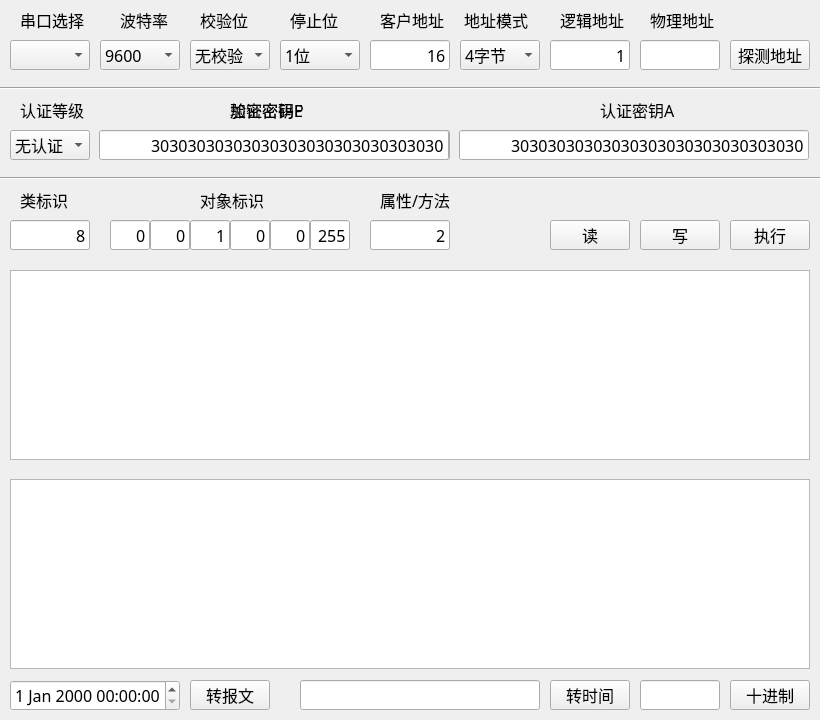
<?xml version="1.0" encoding="UTF-8"?>
<ui version="4.0">
 <class>Prober</class>
 <widget class="QMainWindow" name="Prober">
  <property name="geometry">
   <rect>
    <x>0</x>
    <y>0</y>
    <width>820</width>
    <height>720</height>
   </rect>
  </property>
  <property name="sizePolicy">
   <sizepolicy hsizetype="Fixed" vsizetype="Fixed">
    <horstretch>0</horstretch>
    <verstretch>0</verstretch>
   </sizepolicy>
  </property>
  <property name="minimumSize">
   <size>
    <width>820</width>
    <height>720</height>
   </size>
  </property>
  <property name="maximumSize">
   <size>
    <width>820</width>
    <height>720</height>
   </size>
  </property>
  <property name="font">
   <font>
    <family>等线</family>
    <pointsize>12</pointsize>
   </font>
  </property>
  <property name="windowTitle">
   <string>DLMS Prober</string>
  </property>
  <property name="windowIcon">
   <iconset>
    <normaloff>Paint.ico</normaloff>Paint.ico</iconset>
  </property>
  <widget class="QWidget" name="centralWidget">
   <widget class="QLineEdit" name="AddressLogic">
    <property name="geometry">
     <rect>
      <x>550</x>
      <y>40</y>
      <width>80</width>
      <height>30</height>
     </rect>
    </property>
    <property name="sizePolicy">
     <sizepolicy hsizetype="Fixed" vsizetype="Fixed">
      <horstretch>0</horstretch>
      <verstretch>0</verstretch>
     </sizepolicy>
    </property>
    <property name="minimumSize">
     <size>
      <width>80</width>
      <height>30</height>
     </size>
    </property>
    <property name="maximumSize">
     <size>
      <width>80</width>
      <height>30</height>
     </size>
    </property>
    <property name="font">
     <font>
      <family>等线</family>
      <pointsize>12</pointsize>
     </font>
    </property>
    <property name="contextMenuPolicy">
     <enum>Qt::NoContextMenu</enum>
    </property>
    <property name="inputMethodHints">
     <set>Qt::ImhNone</set>
    </property>
    <property name="text">
     <string>1</string>
    </property>
    <property name="maxLength">
     <number>5</number>
    </property>
    <property name="echoMode">
     <enum>QLineEdit::Normal</enum>
    </property>
    <property name="alignment">
     <set>Qt::AlignRight|Qt::AlignTrailing|Qt::AlignVCenter</set>
    </property>
   </widget>
   <widget class="QComboBox" name="SerialNo">
    <property name="geometry">
     <rect>
      <x>10</x>
      <y>40</y>
      <width>80</width>
      <height>30</height>
     </rect>
    </property>
    <property name="currentIndex">
     <number>-1</number>
    </property>
   </widget>
   <widget class="QLabel" name="label_1">
    <property name="geometry">
     <rect>
      <x>560</x>
      <y>10</y>
      <width>70</width>
      <height>20</height>
     </rect>
    </property>
    <property name="frameShadow">
     <enum>QFrame::Plain</enum>
    </property>
    <property name="text">
     <string>逻辑地址</string>
    </property>
   </widget>
   <widget class="QLabel" name="label_2">
    <property name="geometry">
     <rect>
      <x>650</x>
      <y>10</y>
      <width>70</width>
      <height>20</height>
     </rect>
    </property>
    <property name="text">
     <string>物理地址</string>
    </property>
   </widget>
   <widget class="QComboBox" name="Baudrate">
    <property name="geometry">
     <rect>
      <x>100</x>
      <y>40</y>
      <width>80</width>
      <height>30</height>
     </rect>
    </property>
    <property name="currentIndex">
     <number>3</number>
    </property>
    <item>
     <property name="text">
      <string>1200</string>
     </property>
    </item>
    <item>
     <property name="text">
      <string>2400</string>
     </property>
    </item>
    <item>
     <property name="text">
      <string>4800</string>
     </property>
    </item>
    <item>
     <property name="text">
      <string>9600</string>
     </property>
    </item>
    <item>
     <property name="text">
      <string>19200</string>
     </property>
    </item>
    <item>
     <property name="text">
      <string>38400</string>
     </property>
    </item>
    <item>
     <property name="text">
      <string>57600</string>
     </property>
    </item>
    <item>
     <property name="text">
      <string>115200</string>
     </property>
    </item>
   </widget>
   <widget class="QComboBox" name="CheckBit">
    <property name="geometry">
     <rect>
      <x>190</x>
      <y>40</y>
      <width>80</width>
      <height>30</height>
     </rect>
    </property>
    <property name="currentIndex">
     <number>0</number>
    </property>
    <item>
     <property name="text">
      <string>无校验</string>
     </property>
    </item>
    <item>
     <property name="text">
      <string>奇校验</string>
     </property>
    </item>
    <item>
     <property name="text">
      <string>偶校验</string>
     </property>
    </item>
   </widget>
   <widget class="QComboBox" name="StopBit">
    <property name="geometry">
     <rect>
      <x>280</x>
      <y>40</y>
      <width>80</width>
      <height>30</height>
     </rect>
    </property>
    <property name="currentIndex">
     <number>0</number>
    </property>
    <item>
     <property name="text">
      <string>1位</string>
     </property>
    </item>
    <item>
     <property name="text">
      <string>1位半</string>
     </property>
    </item>
    <item>
     <property name="text">
      <string>2位</string>
     </property>
    </item>
   </widget>
   <widget class="QLineEdit" name="Password">
    <property name="geometry">
     <rect>
      <x>100</x>
      <y>130</y>
      <width>350</width>
      <height>30</height>
     </rect>
    </property>
    <property name="sizePolicy">
     <sizepolicy hsizetype="Fixed" vsizetype="Fixed">
      <horstretch>0</horstretch>
      <verstretch>0</verstretch>
     </sizepolicy>
    </property>
    <property name="minimumSize">
     <size>
      <width>350</width>
      <height>30</height>
     </size>
    </property>
    <property name="maximumSize">
     <size>
      <width>350</width>
      <height>30</height>
     </size>
    </property>
    <property name="font">
     <font>
      <family>等线</family>
      <pointsize>12</pointsize>
     </font>
    </property>
    <property name="contextMenuPolicy">
     <enum>Qt::NoContextMenu</enum>
    </property>
    <property name="inputMethodHints">
     <set>Qt::ImhNone</set>
    </property>
    <property name="text">
     <string>3030303030303030</string>
    </property>
    <property name="maxLength">
     <number>32</number>
    </property>
    <property name="alignment">
     <set>Qt::AlignRight|Qt::AlignTrailing|Qt::AlignVCenter</set>
    </property>
   </widget>
   <widget class="QLineEdit" name="AddressReal">
    <property name="geometry">
     <rect>
      <x>640</x>
      <y>40</y>
      <width>80</width>
      <height>30</height>
     </rect>
    </property>
    <property name="sizePolicy">
     <sizepolicy hsizetype="Fixed" vsizetype="Fixed">
      <horstretch>0</horstretch>
      <verstretch>0</verstretch>
     </sizepolicy>
    </property>
    <property name="minimumSize">
     <size>
      <width>80</width>
      <height>30</height>
     </size>
    </property>
    <property name="maximumSize">
     <size>
      <width>80</width>
      <height>30</height>
     </size>
    </property>
    <property name="font">
     <font>
      <family>等线</family>
      <pointsize>12</pointsize>
     </font>
    </property>
    <property name="contextMenuPolicy">
     <enum>Qt::NoContextMenu</enum>
    </property>
    <property name="inputMethodHints">
     <set>Qt::ImhNone</set>
    </property>
    <property name="text">
     <string/>
    </property>
    <property name="maxLength">
     <number>5</number>
    </property>
    <property name="alignment">
     <set>Qt::AlignRight|Qt::AlignTrailing|Qt::AlignVCenter</set>
    </property>
   </widget>
   <widget class="QLineEdit" name="EncryptKey">
    <property name="geometry">
     <rect>
      <x>99</x>
      <y>130</y>
      <width>350</width>
      <height>30</height>
     </rect>
    </property>
    <property name="sizePolicy">
     <sizepolicy hsizetype="Fixed" vsizetype="Fixed">
      <horstretch>0</horstretch>
      <verstretch>0</verstretch>
     </sizepolicy>
    </property>
    <property name="minimumSize">
     <size>
      <width>350</width>
      <height>30</height>
     </size>
    </property>
    <property name="maximumSize">
     <size>
      <width>350</width>
      <height>30</height>
     </size>
    </property>
    <property name="font">
     <font>
      <family>等线</family>
      <pointsize>12</pointsize>
     </font>
    </property>
    <property name="contextMenuPolicy">
     <enum>Qt::NoContextMenu</enum>
    </property>
    <property name="inputMethodHints">
     <set>Qt::ImhNone</set>
    </property>
    <property name="text">
     <string>30303030303030303030303030303030</string>
    </property>
    <property name="maxLength">
     <number>32</number>
    </property>
    <property name="alignment">
     <set>Qt::AlignRight|Qt::AlignTrailing|Qt::AlignVCenter</set>
    </property>
   </widget>
   <widget class="QLabel" name="label_7">
    <property name="geometry">
     <rect>
      <x>230</x>
      <y>100</y>
      <width>80</width>
      <height>20</height>
     </rect>
    </property>
    <property name="frameShadow">
     <enum>QFrame::Plain</enum>
    </property>
    <property name="text">
     <string>加密密钥E</string>
    </property>
   </widget>
   <widget class="QLabel" name="label_8">
    <property name="geometry">
     <rect>
      <x>600</x>
      <y>100</y>
      <width>80</width>
      <height>20</height>
     </rect>
    </property>
    <property name="frameShadow">
     <enum>QFrame::Plain</enum>
    </property>
    <property name="text">
     <string>认证密钥A</string>
    </property>
   </widget>
   <widget class="QComboBox" name="Level">
    <property name="geometry">
     <rect>
      <x>10</x>
      <y>130</y>
      <width>80</width>
      <height>30</height>
     </rect>
    </property>
    <property name="currentIndex">
     <number>0</number>
    </property>
    <item>
     <property name="text">
      <string>无认证</string>
     </property>
    </item>
    <item>
     <property name="text">
      <string>低等级</string>
     </property>
    </item>
    <item>
     <property name="text">
      <string>高等级</string>
     </property>
    </item>
   </widget>
   <widget class="QLineEdit" name="AuthKey">
    <property name="geometry">
     <rect>
      <x>459</x>
      <y>130</y>
      <width>350</width>
      <height>30</height>
     </rect>
    </property>
    <property name="sizePolicy">
     <sizepolicy hsizetype="Fixed" vsizetype="Fixed">
      <horstretch>0</horstretch>
      <verstretch>0</verstretch>
     </sizepolicy>
    </property>
    <property name="minimumSize">
     <size>
      <width>350</width>
      <height>30</height>
     </size>
    </property>
    <property name="maximumSize">
     <size>
      <width>350</width>
      <height>30</height>
     </size>
    </property>
    <property name="font">
     <font>
      <family>等线</family>
      <pointsize>12</pointsize>
     </font>
    </property>
    <property name="contextMenuPolicy">
     <enum>Qt::NoContextMenu</enum>
    </property>
    <property name="inputMethodHints">
     <set>Qt::ImhNone</set>
    </property>
    <property name="text">
     <string>30303030303030303030303030303030</string>
    </property>
    <property name="maxLength">
     <number>32</number>
    </property>
    <property name="alignment">
     <set>Qt::AlignRight|Qt::AlignTrailing|Qt::AlignVCenter</set>
    </property>
   </widget>
   <widget class="QLabel" name="label_9">
    <property name="geometry">
     <rect>
      <x>230</x>
      <y>100</y>
      <width>80</width>
      <height>20</height>
     </rect>
    </property>
    <property name="frameShadow">
     <enum>QFrame::Plain</enum>
    </property>
    <property name="text">
     <string>验证密码P</string>
    </property>
   </widget>
   <widget class="QPushButton" name="ButtonGetAddress">
    <property name="geometry">
     <rect>
      <x>730</x>
      <y>40</y>
      <width>80</width>
      <height>30</height>
     </rect>
    </property>
    <property name="minimumSize">
     <size>
      <width>80</width>
      <height>30</height>
     </size>
    </property>
    <property name="maximumSize">
     <size>
      <width>80</width>
      <height>30</height>
     </size>
    </property>
    <property name="text">
     <string>探测地址</string>
    </property>
   </widget>
   <widget class="QLineEdit" name="ClassID">
    <property name="geometry">
     <rect>
      <x>10</x>
      <y>220</y>
      <width>80</width>
      <height>30</height>
     </rect>
    </property>
    <property name="sizePolicy">
     <sizepolicy hsizetype="Fixed" vsizetype="Fixed">
      <horstretch>0</horstretch>
      <verstretch>0</verstretch>
     </sizepolicy>
    </property>
    <property name="minimumSize">
     <size>
      <width>80</width>
      <height>30</height>
     </size>
    </property>
    <property name="maximumSize">
     <size>
      <width>80</width>
      <height>30</height>
     </size>
    </property>
    <property name="font">
     <font>
      <family>等线</family>
      <pointsize>12</pointsize>
     </font>
    </property>
    <property name="contextMenuPolicy">
     <enum>Qt::NoContextMenu</enum>
    </property>
    <property name="inputMethodHints">
     <set>Qt::ImhNone</set>
    </property>
    <property name="text">
     <string>8</string>
    </property>
    <property name="maxLength">
     <number>5</number>
    </property>
    <property name="alignment">
     <set>Qt::AlignRight|Qt::AlignTrailing|Qt::AlignVCenter</set>
    </property>
   </widget>
   <widget class="QPlainTextEdit" name="Plain">
    <property name="geometry">
     <rect>
      <x>10</x>
      <y>270</y>
      <width>800</width>
      <height>190</height>
     </rect>
    </property>
    <property name="contextMenuPolicy">
     <enum>Qt::NoContextMenu</enum>
    </property>
    <property name="plainText">
     <string/>
    </property>
   </widget>
   <widget class="QPlainTextEdit" name="LOG">
    <property name="geometry">
     <rect>
      <x>10</x>
      <y>479</y>
      <width>800</width>
      <height>190</height>
     </rect>
    </property>
    <property name="contextMenuPolicy">
     <enum>Qt::NoContextMenu</enum>
    </property>
    <property name="plainText">
     <string/>
    </property>
   </widget>
   <widget class="QLabel" name="label_3">
    <property name="geometry">
     <rect>
      <x>20</x>
      <y>10</y>
      <width>70</width>
      <height>20</height>
     </rect>
    </property>
    <property name="frameShadow">
     <enum>QFrame::Plain</enum>
    </property>
    <property name="text">
     <string>串口选择</string>
    </property>
   </widget>
   <widget class="QLabel" name="label_4">
    <property name="geometry">
     <rect>
      <x>120</x>
      <y>10</y>
      <width>50</width>
      <height>20</height>
     </rect>
    </property>
    <property name="frameShadow">
     <enum>QFrame::Plain</enum>
    </property>
    <property name="text">
     <string>波特率</string>
    </property>
   </widget>
   <widget class="QLabel" name="label_5">
    <property name="geometry">
     <rect>
      <x>200</x>
      <y>10</y>
      <width>50</width>
      <height>20</height>
     </rect>
    </property>
    <property name="frameShadow">
     <enum>QFrame::Plain</enum>
    </property>
    <property name="text">
     <string>校验位</string>
    </property>
   </widget>
   <widget class="QLabel" name="label_10">
    <property name="geometry">
     <rect>
      <x>290</x>
      <y>10</y>
      <width>50</width>
      <height>20</height>
     </rect>
    </property>
    <property name="frameShadow">
     <enum>QFrame::Plain</enum>
    </property>
    <property name="text">
     <string>停止位</string>
    </property>
   </widget>
   <widget class="QLabel" name="label_11">
    <property name="geometry">
     <rect>
      <x>20</x>
      <y>100</y>
      <width>70</width>
      <height>20</height>
     </rect>
    </property>
    <property name="frameShadow">
     <enum>QFrame::Plain</enum>
    </property>
    <property name="text">
     <string>认证等级</string>
    </property>
   </widget>
   <widget class="QPushButton" name="ButtonRead">
    <property name="geometry">
     <rect>
      <x>550</x>
      <y>220</y>
      <width>80</width>
      <height>30</height>
     </rect>
    </property>
    <property name="minimumSize">
     <size>
      <width>80</width>
      <height>30</height>
     </size>
    </property>
    <property name="maximumSize">
     <size>
      <width>80</width>
      <height>30</height>
     </size>
    </property>
    <property name="text">
     <string>读</string>
    </property>
   </widget>
   <widget class="QPushButton" name="ButtonWrite">
    <property name="geometry">
     <rect>
      <x>640</x>
      <y>220</y>
      <width>80</width>
      <height>30</height>
     </rect>
    </property>
    <property name="minimumSize">
     <size>
      <width>80</width>
      <height>30</height>
     </size>
    </property>
    <property name="maximumSize">
     <size>
      <width>80</width>
      <height>30</height>
     </size>
    </property>
    <property name="text">
     <string>写</string>
    </property>
   </widget>
   <widget class="QPushButton" name="ButtonExecute">
    <property name="geometry">
     <rect>
      <x>730</x>
      <y>220</y>
      <width>80</width>
      <height>30</height>
     </rect>
    </property>
    <property name="minimumSize">
     <size>
      <width>80</width>
      <height>30</height>
     </size>
    </property>
    <property name="maximumSize">
     <size>
      <width>80</width>
      <height>30</height>
     </size>
    </property>
    <property name="text">
     <string>执行</string>
    </property>
   </widget>
   <widget class="QLabel" name="label_12">
    <property name="geometry">
     <rect>
      <x>20</x>
      <y>190</y>
      <width>50</width>
      <height>20</height>
     </rect>
    </property>
    <property name="frameShadow">
     <enum>QFrame::Plain</enum>
    </property>
    <property name="text">
     <string>类标识</string>
    </property>
   </widget>
   <widget class="QLabel" name="label_13">
    <property name="geometry">
     <rect>
      <x>200</x>
      <y>190</y>
      <width>70</width>
      <height>20</height>
     </rect>
    </property>
    <property name="frameShadow">
     <enum>QFrame::Plain</enum>
    </property>
    <property name="text">
     <string>对象标识</string>
    </property>
   </widget>
   <widget class="QDateTimeEdit" name="Time">
    <property name="geometry">
     <rect>
      <x>10</x>
      <y>680</y>
      <width>170</width>
      <height>31</height>
     </rect>
    </property>
    <property name="contextMenuPolicy">
     <enum>Qt::NoContextMenu</enum>
    </property>
   </widget>
   <widget class="QLineEdit" name="Text">
    <property name="geometry">
     <rect>
      <x>300</x>
      <y>680</y>
      <width>240</width>
      <height>30</height>
     </rect>
    </property>
    <property name="sizePolicy">
     <sizepolicy hsizetype="Fixed" vsizetype="Fixed">
      <horstretch>0</horstretch>
      <verstretch>0</verstretch>
     </sizepolicy>
    </property>
    <property name="minimumSize">
     <size>
      <width>240</width>
      <height>30</height>
     </size>
    </property>
    <property name="maximumSize">
     <size>
      <width>240</width>
      <height>30</height>
     </size>
    </property>
    <property name="font">
     <font>
      <family>等线</family>
      <pointsize>12</pointsize>
     </font>
    </property>
    <property name="contextMenuPolicy">
     <enum>Qt::PreventContextMenu</enum>
    </property>
    <property name="inputMethodHints">
     <set>Qt::ImhNone</set>
    </property>
    <property name="text">
     <string/>
    </property>
    <property name="maxLength">
     <number>32</number>
    </property>
    <property name="alignment">
     <set>Qt::AlignRight|Qt::AlignTrailing|Qt::AlignVCenter</set>
    </property>
   </widget>
   <widget class="QPushButton" name="Button2Text">
    <property name="geometry">
     <rect>
      <x>190</x>
      <y>680</y>
      <width>80</width>
      <height>30</height>
     </rect>
    </property>
    <property name="minimumSize">
     <size>
      <width>80</width>
      <height>30</height>
     </size>
    </property>
    <property name="maximumSize">
     <size>
      <width>80</width>
      <height>30</height>
     </size>
    </property>
    <property name="text">
     <string>转报文</string>
    </property>
   </widget>
   <widget class="QPushButton" name="Button2Time">
    <property name="geometry">
     <rect>
      <x>550</x>
      <y>680</y>
      <width>80</width>
      <height>30</height>
     </rect>
    </property>
    <property name="minimumSize">
     <size>
      <width>80</width>
      <height>30</height>
     </size>
    </property>
    <property name="maximumSize">
     <size>
      <width>80</width>
      <height>30</height>
     </size>
    </property>
    <property name="text">
     <string>转时间</string>
    </property>
   </widget>
   <widget class="QLineEdit" name="HexDec">
    <property name="geometry">
     <rect>
      <x>640</x>
      <y>680</y>
      <width>80</width>
      <height>30</height>
     </rect>
    </property>
    <property name="sizePolicy">
     <sizepolicy hsizetype="Fixed" vsizetype="Fixed">
      <horstretch>0</horstretch>
      <verstretch>0</verstretch>
     </sizepolicy>
    </property>
    <property name="minimumSize">
     <size>
      <width>80</width>
      <height>30</height>
     </size>
    </property>
    <property name="maximumSize">
     <size>
      <width>80</width>
      <height>30</height>
     </size>
    </property>
    <property name="font">
     <font>
      <family>等线</family>
      <pointsize>12</pointsize>
     </font>
    </property>
    <property name="contextMenuPolicy">
     <enum>Qt::NoContextMenu</enum>
    </property>
    <property name="inputMethodHints">
     <set>Qt::ImhNone</set>
    </property>
    <property name="text">
     <string/>
    </property>
    <property name="maxLength">
     <number>5</number>
    </property>
    <property name="echoMode">
     <enum>QLineEdit::Normal</enum>
    </property>
    <property name="alignment">
     <set>Qt::AlignRight|Qt::AlignTrailing|Qt::AlignVCenter</set>
    </property>
   </widget>
   <widget class="QPushButton" name="ButtonHexDec">
    <property name="geometry">
     <rect>
      <x>730</x>
      <y>680</y>
      <width>80</width>
      <height>30</height>
     </rect>
    </property>
    <property name="minimumSize">
     <size>
      <width>80</width>
      <height>30</height>
     </size>
    </property>
    <property name="maximumSize">
     <size>
      <width>80</width>
      <height>30</height>
     </size>
    </property>
    <property name="text">
     <string>十进制</string>
    </property>
   </widget>
   <widget class="Line" name="line_1">
    <property name="geometry">
     <rect>
      <x>0</x>
      <y>80</y>
      <width>821</width>
      <height>16</height>
     </rect>
    </property>
    <property name="orientation">
     <enum>Qt::Horizontal</enum>
    </property>
   </widget>
   <widget class="Line" name="line_2">
    <property name="geometry">
     <rect>
      <x>0</x>
      <y>170</y>
      <width>821</width>
      <height>16</height>
     </rect>
    </property>
    <property name="orientation">
     <enum>Qt::Horizontal</enum>
    </property>
   </widget>
   <widget class="QLineEdit" name="Attribute">
    <property name="geometry">
     <rect>
      <x>370</x>
      <y>220</y>
      <width>80</width>
      <height>30</height>
     </rect>
    </property>
    <property name="sizePolicy">
     <sizepolicy hsizetype="Fixed" vsizetype="Fixed">
      <horstretch>0</horstretch>
      <verstretch>0</verstretch>
     </sizepolicy>
    </property>
    <property name="minimumSize">
     <size>
      <width>80</width>
      <height>30</height>
     </size>
    </property>
    <property name="maximumSize">
     <size>
      <width>80</width>
      <height>30</height>
     </size>
    </property>
    <property name="font">
     <font>
      <family>等线</family>
      <pointsize>12</pointsize>
     </font>
    </property>
    <property name="contextMenuPolicy">
     <enum>Qt::NoContextMenu</enum>
    </property>
    <property name="inputMethodHints">
     <set>Qt::ImhNone</set>
    </property>
    <property name="text">
     <string>2</string>
    </property>
    <property name="maxLength">
     <number>5</number>
    </property>
    <property name="alignment">
     <set>Qt::AlignRight|Qt::AlignTrailing|Qt::AlignVCenter</set>
    </property>
   </widget>
   <widget class="QLineEdit" name="OBIS5">
    <property name="geometry">
     <rect>
      <x>270</x>
      <y>220</y>
      <width>40</width>
      <height>30</height>
     </rect>
    </property>
    <property name="sizePolicy">
     <sizepolicy hsizetype="Fixed" vsizetype="Fixed">
      <horstretch>0</horstretch>
      <verstretch>0</verstretch>
     </sizepolicy>
    </property>
    <property name="minimumSize">
     <size>
      <width>0</width>
      <height>30</height>
     </size>
    </property>
    <property name="maximumSize">
     <size>
      <width>80</width>
      <height>30</height>
     </size>
    </property>
    <property name="font">
     <font>
      <family>等线</family>
      <pointsize>12</pointsize>
     </font>
    </property>
    <property name="contextMenuPolicy">
     <enum>Qt::NoContextMenu</enum>
    </property>
    <property name="inputMethodHints">
     <set>Qt::ImhNone</set>
    </property>
    <property name="text">
     <string>0</string>
    </property>
    <property name="maxLength">
     <number>3</number>
    </property>
    <property name="alignment">
     <set>Qt::AlignRight|Qt::AlignTrailing|Qt::AlignVCenter</set>
    </property>
   </widget>
   <widget class="QLabel" name="label_15">
    <property name="geometry">
     <rect>
      <x>380</x>
      <y>190</y>
      <width>70</width>
      <height>20</height>
     </rect>
    </property>
    <property name="frameShadow">
     <enum>QFrame::Plain</enum>
    </property>
    <property name="text">
     <string>属性/方法</string>
    </property>
   </widget>
   <widget class="QLineEdit" name="OBIS4">
    <property name="geometry">
     <rect>
      <x>230</x>
      <y>220</y>
      <width>40</width>
      <height>30</height>
     </rect>
    </property>
    <property name="sizePolicy">
     <sizepolicy hsizetype="Fixed" vsizetype="Fixed">
      <horstretch>0</horstretch>
      <verstretch>0</verstretch>
     </sizepolicy>
    </property>
    <property name="minimumSize">
     <size>
      <width>0</width>
      <height>30</height>
     </size>
    </property>
    <property name="maximumSize">
     <size>
      <width>80</width>
      <height>30</height>
     </size>
    </property>
    <property name="font">
     <font>
      <family>等线</family>
      <pointsize>12</pointsize>
     </font>
    </property>
    <property name="contextMenuPolicy">
     <enum>Qt::NoContextMenu</enum>
    </property>
    <property name="inputMethodHints">
     <set>Qt::ImhNone</set>
    </property>
    <property name="text">
     <string>0</string>
    </property>
    <property name="maxLength">
     <number>3</number>
    </property>
    <property name="alignment">
     <set>Qt::AlignRight|Qt::AlignTrailing|Qt::AlignVCenter</set>
    </property>
   </widget>
   <widget class="QLineEdit" name="OBIS3">
    <property name="geometry">
     <rect>
      <x>190</x>
      <y>220</y>
      <width>40</width>
      <height>30</height>
     </rect>
    </property>
    <property name="sizePolicy">
     <sizepolicy hsizetype="Fixed" vsizetype="Fixed">
      <horstretch>0</horstretch>
      <verstretch>0</verstretch>
     </sizepolicy>
    </property>
    <property name="minimumSize">
     <size>
      <width>0</width>
      <height>30</height>
     </size>
    </property>
    <property name="maximumSize">
     <size>
      <width>80</width>
      <height>30</height>
     </size>
    </property>
    <property name="font">
     <font>
      <family>等线</family>
      <pointsize>12</pointsize>
     </font>
    </property>
    <property name="contextMenuPolicy">
     <enum>Qt::NoContextMenu</enum>
    </property>
    <property name="inputMethodHints">
     <set>Qt::ImhNone</set>
    </property>
    <property name="text">
     <string>1</string>
    </property>
    <property name="maxLength">
     <number>3</number>
    </property>
    <property name="alignment">
     <set>Qt::AlignRight|Qt::AlignTrailing|Qt::AlignVCenter</set>
    </property>
   </widget>
   <widget class="QLineEdit" name="OBIS2">
    <property name="geometry">
     <rect>
      <x>150</x>
      <y>220</y>
      <width>40</width>
      <height>30</height>
     </rect>
    </property>
    <property name="sizePolicy">
     <sizepolicy hsizetype="Fixed" vsizetype="Fixed">
      <horstretch>0</horstretch>
      <verstretch>0</verstretch>
     </sizepolicy>
    </property>
    <property name="minimumSize">
     <size>
      <width>0</width>
      <height>30</height>
     </size>
    </property>
    <property name="maximumSize">
     <size>
      <width>80</width>
      <height>30</height>
     </size>
    </property>
    <property name="font">
     <font>
      <family>等线</family>
      <pointsize>12</pointsize>
     </font>
    </property>
    <property name="contextMenuPolicy">
     <enum>Qt::NoContextMenu</enum>
    </property>
    <property name="inputMethodHints">
     <set>Qt::ImhNone</set>
    </property>
    <property name="text">
     <string>0</string>
    </property>
    <property name="maxLength">
     <number>3</number>
    </property>
    <property name="alignment">
     <set>Qt::AlignRight|Qt::AlignTrailing|Qt::AlignVCenter</set>
    </property>
   </widget>
   <widget class="QLineEdit" name="OBIS1">
    <property name="geometry">
     <rect>
      <x>110</x>
      <y>220</y>
      <width>40</width>
      <height>30</height>
     </rect>
    </property>
    <property name="sizePolicy">
     <sizepolicy hsizetype="Fixed" vsizetype="Fixed">
      <horstretch>0</horstretch>
      <verstretch>0</verstretch>
     </sizepolicy>
    </property>
    <property name="minimumSize">
     <size>
      <width>0</width>
      <height>30</height>
     </size>
    </property>
    <property name="maximumSize">
     <size>
      <width>80</width>
      <height>30</height>
     </size>
    </property>
    <property name="font">
     <font>
      <family>等线</family>
      <pointsize>12</pointsize>
     </font>
    </property>
    <property name="contextMenuPolicy">
     <enum>Qt::NoContextMenu</enum>
    </property>
    <property name="inputMethodHints">
     <set>Qt::ImhNone</set>
    </property>
    <property name="text">
     <string>0</string>
    </property>
    <property name="maxLength">
     <number>3</number>
    </property>
    <property name="alignment">
     <set>Qt::AlignRight|Qt::AlignTrailing|Qt::AlignVCenter</set>
    </property>
   </widget>
   <widget class="QLineEdit" name="OBIS6">
    <property name="geometry">
     <rect>
      <x>310</x>
      <y>220</y>
      <width>40</width>
      <height>30</height>
     </rect>
    </property>
    <property name="sizePolicy">
     <sizepolicy hsizetype="Fixed" vsizetype="Fixed">
      <horstretch>0</horstretch>
      <verstretch>0</verstretch>
     </sizepolicy>
    </property>
    <property name="minimumSize">
     <size>
      <width>0</width>
      <height>30</height>
     </size>
    </property>
    <property name="maximumSize">
     <size>
      <width>80</width>
      <height>30</height>
     </size>
    </property>
    <property name="font">
     <font>
      <family>等线</family>
      <pointsize>12</pointsize>
     </font>
    </property>
    <property name="contextMenuPolicy">
     <enum>Qt::NoContextMenu</enum>
    </property>
    <property name="inputMethodHints">
     <set>Qt::ImhNone</set>
    </property>
    <property name="text">
     <string>255</string>
    </property>
    <property name="maxLength">
     <number>3</number>
    </property>
    <property name="alignment">
     <set>Qt::AlignRight|Qt::AlignTrailing|Qt::AlignVCenter</set>
    </property>
   </widget>
   <widget class="QComboBox" name="AddressMode">
    <property name="geometry">
     <rect>
      <x>460</x>
      <y>40</y>
      <width>80</width>
      <height>30</height>
     </rect>
    </property>
    <property name="currentIndex">
     <number>2</number>
    </property>
    <item>
     <property name="text">
      <string>1字节</string>
     </property>
    </item>
    <item>
     <property name="text">
      <string>2字节</string>
     </property>
    </item>
    <item>
     <property name="text">
      <string>4字节</string>
     </property>
    </item>
   </widget>
   <widget class="QLabel" name="label_14">
    <property name="geometry">
     <rect>
      <x>464</x>
      <y>10</y>
      <width>71</width>
      <height>20</height>
     </rect>
    </property>
    <property name="frameShadow">
     <enum>QFrame::Plain</enum>
    </property>
    <property name="text">
     <string>地址模式</string>
    </property>
   </widget>
   <widget class="QLineEdit" name="AddressClient">
    <property name="geometry">
     <rect>
      <x>370</x>
      <y>40</y>
      <width>80</width>
      <height>30</height>
     </rect>
    </property>
    <property name="sizePolicy">
     <sizepolicy hsizetype="Fixed" vsizetype="Fixed">
      <horstretch>0</horstretch>
      <verstretch>0</verstretch>
     </sizepolicy>
    </property>
    <property name="minimumSize">
     <size>
      <width>80</width>
      <height>30</height>
     </size>
    </property>
    <property name="maximumSize">
     <size>
      <width>80</width>
      <height>30</height>
     </size>
    </property>
    <property name="font">
     <font>
      <family>等线</family>
      <pointsize>12</pointsize>
     </font>
    </property>
    <property name="contextMenuPolicy">
     <enum>Qt::NoContextMenu</enum>
    </property>
    <property name="inputMethodHints">
     <set>Qt::ImhNone</set>
    </property>
    <property name="text">
     <string>16</string>
    </property>
    <property name="maxLength">
     <number>3</number>
    </property>
    <property name="echoMode">
     <enum>QLineEdit::Normal</enum>
    </property>
    <property name="alignment">
     <set>Qt::AlignRight|Qt::AlignTrailing|Qt::AlignVCenter</set>
    </property>
   </widget>
   <widget class="QLabel" name="label_16">
    <property name="geometry">
     <rect>
      <x>380</x>
      <y>10</y>
      <width>71</width>
      <height>20</height>
     </rect>
    </property>
    <property name="frameShadow">
     <enum>QFrame::Plain</enum>
    </property>
    <property name="text">
     <string>客户地址</string>
    </property>
   </widget>
  </widget>
 </widget>
 <layoutdefault spacing="6" margin="11"/>
 <resources/>
 <connections/>
</ui>
